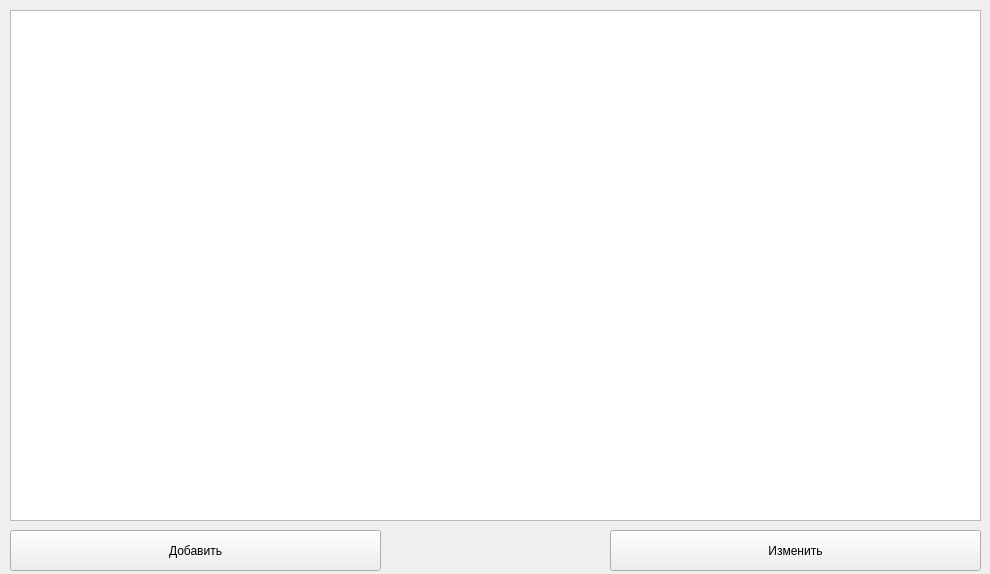
<?xml version="1.0" encoding="UTF-8"?>
<ui version="4.0">
 <class>Form</class>
 <widget class="QWidget" name="Form">
  <property name="geometry">
   <rect>
    <x>0</x>
    <y>0</y>
    <width>990</width>
    <height>574</height>
   </rect>
  </property>
  <property name="windowTitle">
   <string>Form</string>
  </property>
  <widget class="QTableWidget" name="showing">
   <property name="geometry">
    <rect>
     <x>10</x>
     <y>10</y>
     <width>971</width>
     <height>511</height>
    </rect>
   </property>
   <attribute name="horizontalHeaderDefaultSectionSize">
    <number>130</number>
   </attribute>
  </widget>
  <widget class="QPushButton" name="add">
   <property name="geometry">
    <rect>
     <x>10</x>
     <y>530</y>
     <width>371</width>
     <height>41</height>
    </rect>
   </property>
   <property name="text">
    <string>Добавить</string>
   </property>
  </widget>
  <widget class="QPushButton" name="edit">
   <property name="geometry">
    <rect>
     <x>610</x>
     <y>530</y>
     <width>371</width>
     <height>41</height>
    </rect>
   </property>
   <property name="text">
    <string>Изменить</string>
   </property>
  </widget>
  <widget class="QLabel" name="error">
   <property name="geometry">
    <rect>
     <x>390</x>
     <y>530</y>
     <width>211</width>
     <height>41</height>
    </rect>
   </property>
   <property name="text">
    <string/>
   </property>
  </widget>
 </widget>
 <resources/>
 <connections/>
</ui>
